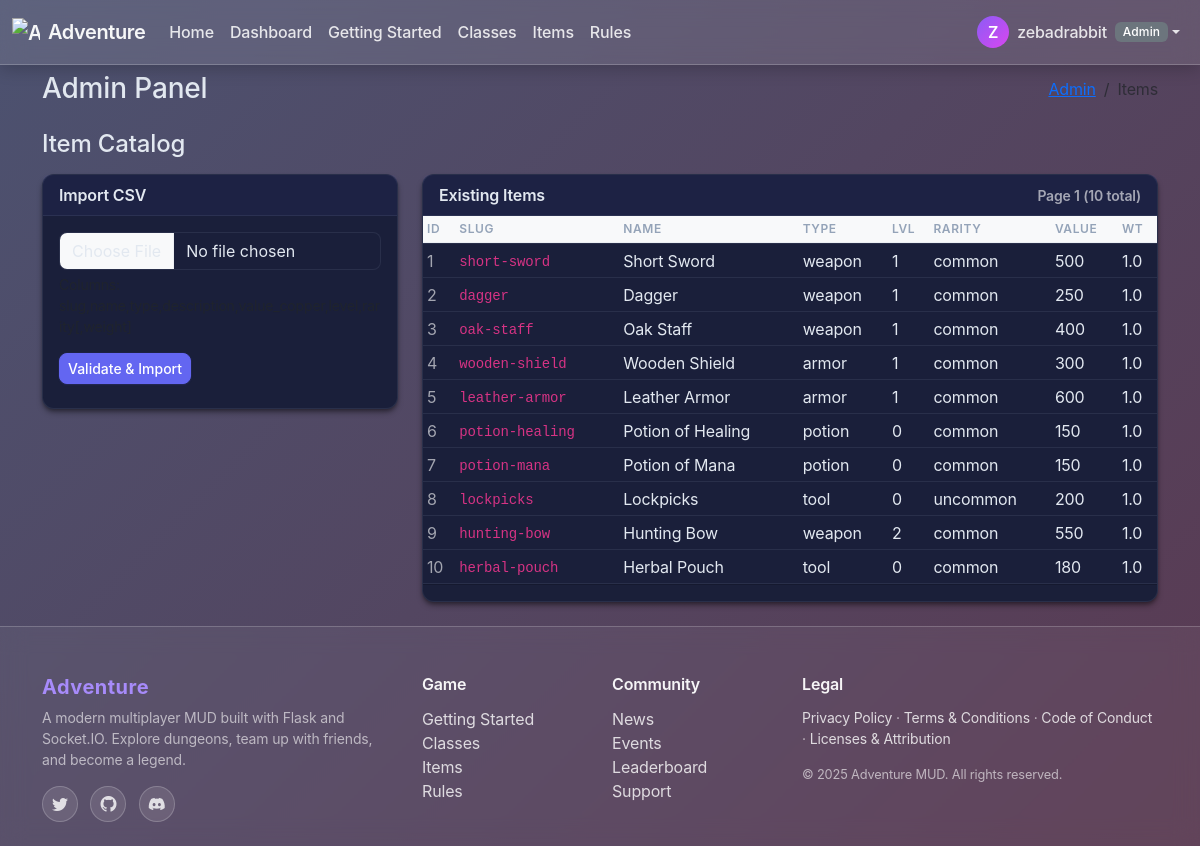
The page /admin/items (signed in) on the database its author committed.
### app/models/models.py (models this page shows, shortened)
class User(UserMixin, db.Model):
    id = db.Column(db.Integer, primary_key=True)
    username = db.Column(db.String(80), unique=True, nullable=False)
    password = db.Column(db.String(200), nullable=False)
    email = db.Column(db.String(120), nullable=True)
    role = db.Column(db.String(20), nullable=False, default="user")
    banned = db.Column(db.Boolean, nullable=False, default=False)
    ban_reason = db.Column(db.Text, nullable=True)
    notes = db.Column(db.Text, nullable=True)
    banned_at = db.Column(db.DateTime, nullable=True)
    muted = db.Column(db.Boolean, nullable=False, default=False)
    explored_tiles = db.Column(db.Text, nullable=True)

class Item(db.Model):
    id = db.Column(db.Integer, primary_key=True)
    slug = db.Column(db.String(80), unique=True, nullable=False)
    name = db.Column(db.String(120), nullable=False)
    type = db.Column(db.String(40), nullable=False)
    description = db.Column(db.Text, nullable=True)
    value_copper = db.Column(db.Integer, default=0, nullable=False)
    level = db.Column(db.Integer, nullable=False, default=0)
    rarity = db.Column(db.String(20), nullable=False, default="common")
    weight = db.Column(db.Float, nullable=False, default=1.0)

### app/routes/admin.py (the view, shortened to what this page needs)
@bp_admin.route("/items", methods=["GET", "POST"])
@admin_required
def items():
    page = max(1, int(request.args.get("page", 1)))
    per_page = 50
    items_query = Item.query.order_by(Item.id.asc())
    total = items_query.count()
    rows = items_query.offset((page - 1) * per_page).limit(per_page).all()
    return render_template(
        "admin_items.html",
        errors=[],
        imported=None,
        rows=[],  # only show preview rows after failed validation; normal listing separate var
        items=rows,
        page=page,
        per_page=per_page,
        total=total,
    )

### app/__init__.py (called while the page is built, shortened)
@login_manager.user_loader
def load_user(user_id):  # pragma: no cover - simple loader
    from app.models.models import User
    try:
        return db.session.get(User, int(user_id))
    except Exception:
        return None

@app.before_request
def _apply_rate_limit():  # pragma: no cover - integration side-effect
    path = request.path or ""
    if path.startswith("/socket.io/") or path.startswith("/static/"):
        return None
    if not path.startswith("/api/"):
        return None

def asset_url(filename: str) -> str:
    try:
        static_folder = pathlib.Path(app.static_folder or "static")
        file_path = static_folder / filename
        mtime = int(file_path.stat().st_mtime)
        return url_for("static", filename=filename) + f"?v={mtime}"
    except Exception:
        return url_for("static", filename=filename)

### app/routes/admin.py (called while the page is built)
def admin_required(fn: Callable):
    @wraps(fn)
    def wrapper(*args, **kwargs):
        wants_json = "application/json" in (request.headers.get("Accept") or "")
        if not current_user.is_authenticated:
            if wants_json:
                return {"error": "unauthorized"}, 401
            return redirect(url_for("auth.login"))
        if getattr(current_user, "role", "user") != "admin":
            if wants_json:
                return {"error": "forbidden"}, 403
            abort(403)
        return fn(*args, **kwargs)
    return login_required(wrapper)  # also stacks login_required for session refresh

### app/templates/admin_items.html (shortened to what this page needs)
{% extends 'admin_base.html' %}
{% block admin_breadcrumb %}<li class="breadcrumb-item active" aria-current="page">Items</li>{% endblock %}
{% block admin_content %}
<h2 class="h4 mb-3">Item Catalog</h2>
<div class="row g-4">
    <div class="col-lg-4">
        <div class="card">
            <div class="card-header">Import CSV</div>
            <div class="card-body">
                <form method="post" enctype="multipart/form-data" class="mb-2">
                    <div class="mb-3">
                        <input class="form-control" type="file" name="file" accept=".csv,text/csv" required />
                        <div class="form-text">Columns: slug,name,type,description,value_copper,level,rarity[,weight]
                        </div>
                    </div>
                    <button class="btn btn-sm btn-primary">Validate & Import</button>
                </form>
            </div>
        </div>
    </div>
    <div class="col-lg-8">
        <div class="card">
            <div class="card-header d-flex justify-content-between align-items-center">
                <span>Existing Items</span>
                <span class="small text-muted">Page {{ page }} ({{ total }} total)</span>
            </div>
            <div class="table-responsive">
                <table class="table table-sm table-hover align-middle mb-0">
                    <thead class="table-light">
                        <tr>
                            <th>ID</th>
                            <th>Slug</th>
                            <th>Name</th>
                            <th>Type</th>
                            <th>Lvl</th>
                            <th>Rarity</th>
                            <th>Value</th>
                            <th>Wt</th>
                        </tr>
                    </thead>
                    <tbody>
                        {% for it in items %}
                        <tr>
                            <td class="text-muted">{{ it.id }}</td>
                            <td><code>{{ it.slug }}</code></td>
                            <td>{{ it.name }}</td>
                            <td>{{ it.type }}</td>
                            <td>{{ it.level }}</td>
                            <td>{{ it.rarity }}</td>
                            <td>{{ it.value_copper }}</td>
                            <td>{{ '%.1f'|format(it.weight or 0) }}</td>
                        </tr>
                        {% endfor %}
                    </tbody>
                </table>
            </div>
            <div class="card-footer d-flex justify-content-between">
            </div>
        </div>
    </div>
</div>
{% endblock %}

### app/templates/base.html (shortened to what this page needs)
<!DOCTYPE html>
<html lang="en" class="h-100">
<head>
  <link rel="stylesheet" href="https://cdn.jsdelivr.net/npm/bootstrap@5.3.2/dist/css/bootstrap.min.css">
  <link rel="stylesheet" href="{{ asset_url('css/base.css') }}">
  <link rel="stylesheet" href="/api/admin/themes/active/css">
  <link rel="stylesheet" href="{{ asset_url('css/app.css') }}">
  <link href="https://cdn.jsdelivr.net/npm/bootstrap-icons@1.11.1/font/bootstrap-icons.css" rel="stylesheet">
  {% block head %}{% endblock %}
</head>
<body class="d-flex flex-column min-vh-100">
  <header>
    {% if request.endpoint not in ['main.index', 'auth.login'] %}
    <nav class="navbar navbar-expand-md navbar-dark bg-dark fixed-top">
      <div class="container-fluid">
        <a class="navbar-brand d-flex align-items-center gap-2" href="{{ url_for('main.index') }}">
          <img src="{{ asset_url('iconography/treasure-map.svg') }}" alt="Adventure icon" width="28" height="28"
            class="d-inline-block align-text-top" />
          <span class="fw-semibold">Adventure</span>
        </a>
        <div class="collapse navbar-collapse" id="navbarMain">
          <ul class="navbar-nav me-auto mb-2 mb-md-0">
            <li class="nav-item">
              <a class="nav-link {% if request.endpoint == 'main.index' %}active{% endif %}"
                href="{{ url_for('main.index') }}">Home</a>
            </li>
            {% if current_user.is_authenticated %}
            <li class="nav-item">
              <a class="nav-link {% if request.endpoint == 'dashboard.dashboard' %}active{% endif %}"
                href="{{ url_for('dashboard.dashboard') }}">Dashboard</a>
            </li>
            {% endif %}
            <li class="nav-item">
              <a class="nav-link" href="#getting-started">Getting Started</a>
            </li>
            <li class="nav-item">
              <a class="nav-link" href="#classes">Classes</a>
            </li>
            <li class="nav-item">
              <a class="nav-link" href="#items">Items</a>
            </li>
            <li class="nav-item">
              <a class="nav-link" href="#rules">Rules</a>
            </li>
          </ul>
          <ul class="navbar-nav ms-auto mb-2 mb-md-0 align-items-center">
            {% if current_user.is_authenticated %}
            <li class="nav-item dropdown">
              <a class="nav-link dropdown-toggle d-flex align-items-center" href="#" id="userMenu" role="button"
                data-bs-toggle="dropdown" aria-expanded="false">
                <span class="avatar-circle me-2">{{ current_user.username[0]|upper }}</span>
                <span class="d-none d-sm-inline">{{ current_user.username }}</span>
                {% set user_role = (current_user.role if current_user.is_authenticated else 'user')|default('user',
                true) %}
                {% if user_role != 'user' %}
                <span class="badge bg-secondary ms-2 d-none d-md-inline">{{ user_role|capitalize }}</span>
                {% endif %}
              </a>
            </li>
            {% else %}
            <li class="nav-item"><a class="nav-link" href="{{ url_for('auth.login') }}">Login</a></li>
            <li class="nav-item"><a class="nav-link" href="{{ url_for('auth.register') }}">Register</a></li>
            {% endif %}
          </ul>
        </div>
      </div>
    </nav>
    {% endif %}
  </header>
  <main class="flex-shrink-0 {% if request.endpoint not in ['main.index', 'auth.login'] %}pt-5{% endif %}">
    <div class="container py-4">
      {% block content %}{% endblock %}
    </div>
  </main>
  {% include 'partials/footer.html' %}
</body>
</html>

### app/static/css/base.css (style rules this page uses)
:root { --mud-orange: #BA5624; --mud-grey: #C0C5C1; --mud-purple: #6C3A5C; --mud-dark: #153131; --mud-olive: #6F732F; --mud-bg: #10191a; --mud-bg-dark: #153131; --adv-ink: #0B0F12; --adv-ink-2: #12171C; --adv-crt: #1DF2A0; --adv-amber: #FFC857; --bs-primary: #5a3825; --bs-primary-rgb: 90, 56, 37; --bs-secondary: #8b4513; --bs-success: #2e7d32; --bs-danger: #c62828; --bs-warning: #f57c00; --bs-info: #0288d1; --class-fighter-bg: #7a3314; --class-fighter-fg: #f2e2d8; --class-fighter-border: #b44f21; --class-mage-bg: #1e3a5f; --class-mage-fg: #d4e2f4; --class-mage-border: #3a6ea5; --class-rogue-bg: #2d2a1e; --class-rogue-fg: #e8e4d0; --class-rogue-border: #7c7750; --class-cleric-bg: #4a3c2e; --class-cleric-fg: #f5f0e8; --class-cleric-border: #8f7a5c; --class-ranger-bg: #1f3d2c; --class-ranger-fg: #d9f0e3; --class-ranger-border: #4a7c5d; --class-druid-bg: #2e3d1f; --class-druid-fg: #e3f0d9; --class-druid-border: #5d7c4a; --footer-bg: #0f0f10; --footer-fg: #d7d7db; --footer-muted: #9aa0a6; --footer-accent: #ffb74d; }

### app/static/css/app.css (style rules this page uses)
:root { --adv-bg: #0a0e27; --adv-bg-secondary: #141937; --adv-surface: #1a1f3a; --adv-surface-hover: #232952; --adv-primary: #6366f1; --adv-primary-hover: #4f46e5; --adv-secondary: #8b5cf6; --adv-accent: #06b6d4; --adv-success: #10b981; --adv-warning: #f59e0b; --adv-danger: #ef4444; --adv-text: #e2e8f0; --adv-text-muted: #94a3b8; --adv-text-dim: #64748b; --adv-border: rgba(148, 163, 184, 0.12); --adv-border-hover: rgba(148, 163, 184, 0.24); --adv-shadow-sm: 0 1px 2px 0 rgba(0, 0, 0, 0.3); --adv-shadow: 0 4px 6px -1px rgba(0, 0, 0, 0.4), 0 2px 4px -1px rgba(0, 0, 0, 0.3); --adv-shadow-lg: 0 10px 15px -3px rgba(0, 0, 0, 0.5), 0 4px 6px -2px rgba(0, 0, 0, 0.3); }
:root { --bs-body-bg: var(--adv-bg); --bs-body-color: var(--adv-text); --bs-primary: var(--adv-primary); --bs-primary-rgb: 99, 102, 241; --bs-secondary: var(--adv-secondary); --bs-success: var(--adv-success); --bs-info: var(--adv-accent); --bs-warning: var(--adv-warning); --bs-danger: var(--adv-danger); --bs-light: var(--adv-surface); --bs-dark: var(--adv-bg-secondary); --bs-border-color: var(--adv-border); --bs-link-color: var(--adv-primary); --bs-link-hover-color: var(--adv-primary-hover); --bs-font-sans-serif: -apple-system, BlinkMacSystemFont, "Segoe UI", Roboto, "Helvetica Neue", Arial, sans-serif; }
body { background: linear-gradient(135deg, var(--adv-bg) 0%, var(--adv-bg-secondary) 100%); background-attachment: fixed; font-weight: 400; letter-spacing: -0.01em; }
.btn-primary { --bs-btn-bg: var(--adv-primary); --bs-btn-border-color: var(--adv-primary); --bs-btn-hover-bg: var(--adv-primary-hover); --bs-btn-hover-border-color: var(--adv-primary-hover); --bs-btn-active-bg: var(--adv-primary-hover); --bs-btn-color: white; font-weight: 500; border-radius: 0.5rem; box-shadow: 0 1px 2px 0 rgba(99, 102, 241, 0.1), 0 0 0 1px rgba(99, 102, 241, 0.05); transition: all 0.15s ease; }
.card, .dropdown-menu, .offcanvas, .modal-content { background: var(--adv-surface); border: 1px solid var(--adv-border); border-radius: 0.75rem; box-shadow: var(--adv-shadow); }
.card-header { background: rgba(99, 102, 241, 0.05); border-bottom: 1px solid var(--adv-border); font-weight: 600; letter-spacing: -0.01em; }
.navbar-dark { background: rgba(26, 31, 58, 0.95) !important; backdrop-filter: blur(12px); border-bottom: 1px solid var(--adv-border); box-shadow: var(--adv-shadow); }
.navbar-brand { font-weight: 600; letter-spacing: -0.02em; }
.nav-link { font-weight: 500; transition: color 0.15s ease; }
.text-muted { color: var(--adv-text-muted) !important; }
.form-control, .form-select { background: var(--adv-surface); border: 1px solid var(--adv-border); color: var(--adv-text); border-radius: 0.5rem; transition: all 0.15s ease; }
.form-control::placeholder { color: var(--adv-text-dim); }
.table { --bs-table-bg: transparent; --bs-table-color: var(--adv-text); --bs-table-border-color: var(--adv-border); --bs-table-hover-bg: rgba(99, 102, 241, 0.05); }
.table thead th { border-bottom: 2px solid var(--adv-border); font-weight: 600; text-transform: uppercase; font-size: 0.75rem; letter-spacing: 0.05em; color: var(--adv-text-muted); }
.badge { font-weight: 500; padding: 0.35em 0.65em; border-radius: 0.375rem; letter-spacing: 0.01em; }

### app/templates/admin_base.html (style rules this page uses)
body { background: linear-gradient(135deg, #4c5270 0%, #5a3a52 100%); background-attachment: fixed; }

### rows shown on the page
User: username "Z", username "zebadrabbit", role "Admin"
Item: id "1", slug "short-sword", name "Short Sword", type "weapon", level "1", rarity "common", value_copper "500", weight "1.0"
Item: id "2", slug "dagger", name "Dagger", type "weapon", level "1", rarity "common", value_copper "250", weight "1.0"
Item: id "3", slug "oak-staff", name "Oak Staff", type "weapon", level "1", rarity "common", value_copper "400", weight "1.0"
Item: id "4", slug "wooden-shield", name "Wooden Shield", type "armor", level "1", rarity "common", value_copper "300", weight "1.0"
Item: id "5", slug "leather-armor", name "Leather Armor", type "armor", level "1", rarity "common", value_copper "600", weight "1.0"
Item: id "6", slug "potion-healing", name "Potion of Healing", type "potion", level "0", rarity "common", value_copper "150", weight "1.0"
Item: id "7", slug "potion-mana", name "Potion of Mana", type "potion", level "0", rarity "common", value_copper "150", weight "1.0"
Item: id "8", slug "lockpicks", name "Lockpicks", type "tool", level "0", rarity "uncommon", value_copper "200", weight "1.0"
Item: id "9", slug "hunting-bow", name "Hunting Bow", type "weapon", level "2", rarity "common", value_copper "550", weight "1.0"
Item: id "10", slug "herbal-pouch", name "Herbal Pouch", type "tool", level "0", rarity "common", value_copper "180", weight "1.0"

### other values the page prints
{{ page }} "1"
{{ total }} "10"
